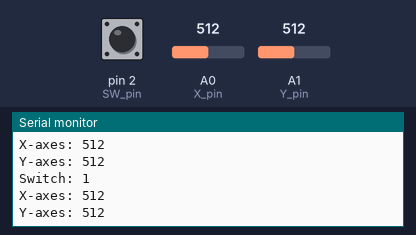
A sketch run on a simulated Arduino Uno, built with avr-gcc and run on an emulated ATmega328P. On the bench: the last lines printed to the serial monitor. Inputs (shaded band) come from the test bench; at power-on: A0 (X_pin) = 512, A1 (Y_pin) = 512, pin 2 (SW_pin) HIGH.

Above: at 1.2 s.
1.3 s: A0 (X_pin) set to 716
At 1.34 s:
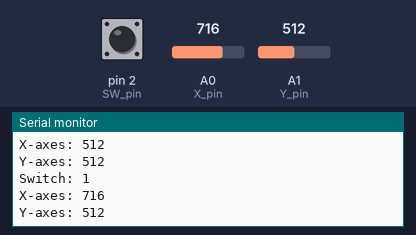
2.8 s: A1 (Y_pin) set to 716
At 2.87 s:
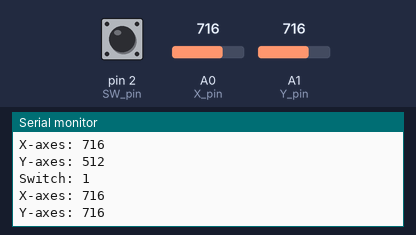
4.3 s: pin 2 (SW_pin) pulled LOW for 0.15 s
5.9 s: A0 (X_pin) set to 900
At 5.92 s:
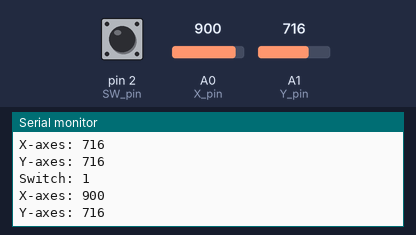
7.4 s: A1 (Y_pin) set to 900
At 7.45 s:
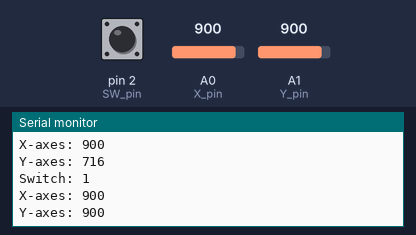
Timing chart, 0 to 9.9 s (numbered marks = the images above; inputs shaded):
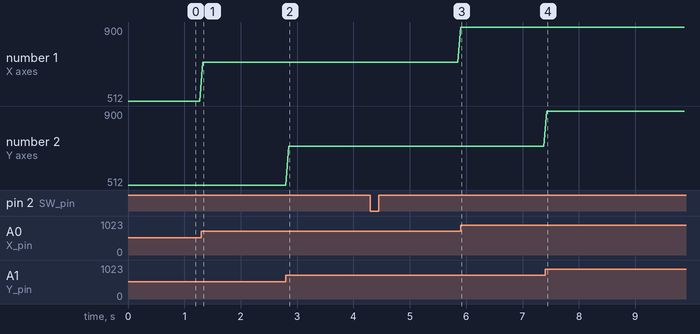

Measured:
- after the input at 1.3 s, the serial monitor: prints a new line at once (image 1)
- after the input at 2.8 s, the serial monitor: prints a new line after 0.05 s (image 2)
- after the input at 5.9 s, the serial monitor: prints a new line at once (image 3)
- after the input at 7.4 s, the serial monitor: prints a new line at once (image 4)
- plotted number 1: 512 → 716 after the input at 1.3 s, 716 → 900 after the input at 5.9 s

The sketch:

Joystick.ino
```cpp
const int SW_pin = 2;
const int X_pin = 0;
const int Y_pin = 1;

void setup() {
  pinMode(SW_pin, INPUT);
  digitalWrite(SW_pin, HIGH);
  Serial.begin(115200);

}

void loop() {
  Serial.print("Switch: ");
  Serial.print(digitalRead(SW_pin));
  Serial.print("\n");
  Serial.print("X-axes: ");
  Serial.print(analogRead(X_pin));
  Serial.print("\n");
  Serial.print("Y-axes: ");
  Serial.print(analogRead(Y_pin));
  Serial.print("\n");
  delay(50);


}
```
